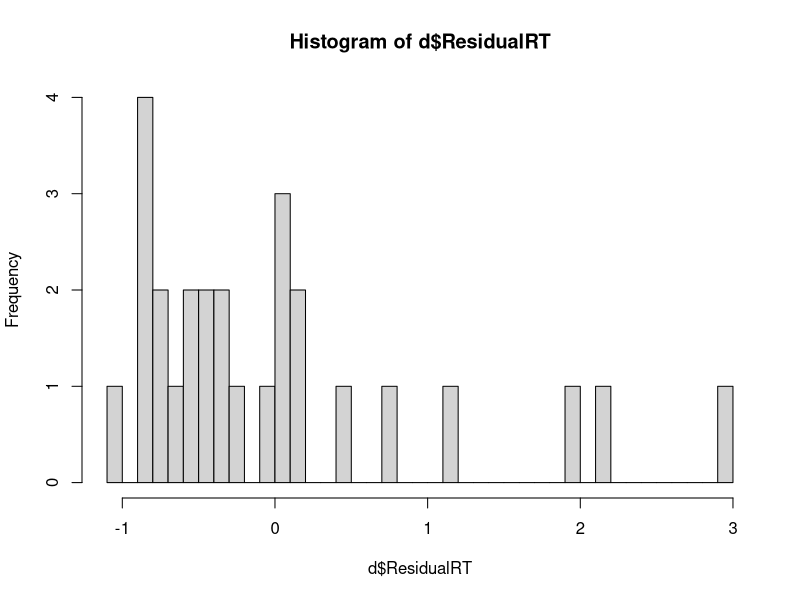
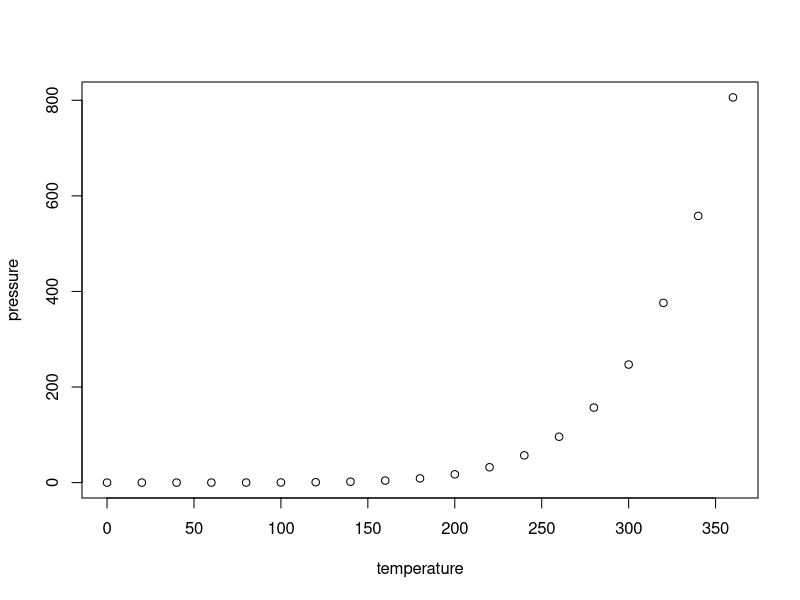

Generate these figures, in order, with R:
## ---- chunk 1
knitr::opts_chunk$set(echo = TRUE)
## ---- chunk 2
library(tidyverse)
d = read_csv("../experiments/lexdec.csv", comment = "#",
             col_names = c("time", "subj", "exp",
                           "item", "element", "type",
                           "garbage", "wordnum", 
                           "word", "RT", "guess", 
                           "Sent")) %>%
  filter(type != "words")

d = group_by(d, subj) %>%
  mutate(ResidualRT = (RT - mean(RT))/sd(RT))
hist(d$ResidualRT, breaks=40)
## ---- chunk 3
plot(pressure)
